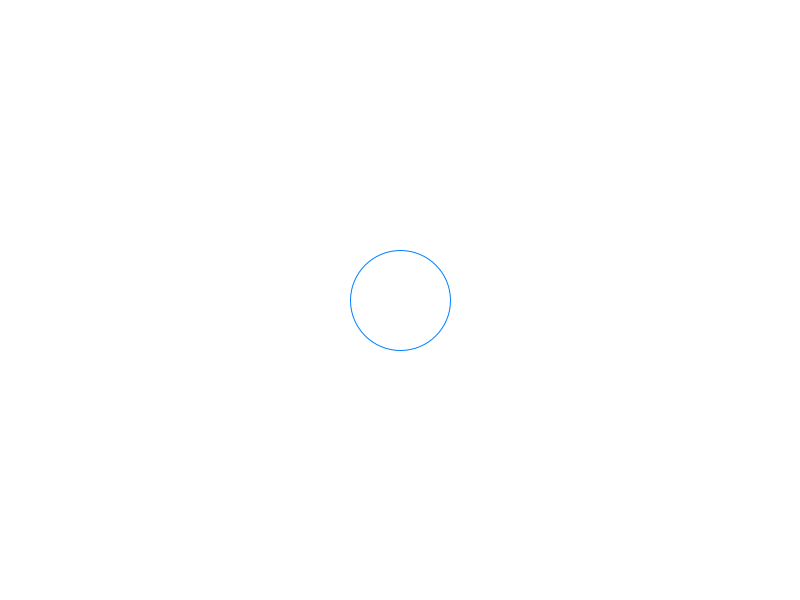
Frame 1 (no input)
Frame 60 (the mouse pressed at the canvas centre just before this capture): blank canvas, image omitted
Frame 120 (the mouse held since frame 60 and released just before this capture): blank canvas, image omitted

The Processing sketch that drew this single still picture (run headless with seeded random() and noise(); from frame 60 on, the mouse is pressed at the canvas centre):

// Processing sketch: ripple
// ── ripple.pde
int NUM;
Circle circle;
void setup() {
  size(800,600);
  frameRate(60);
  circle = new Circle();
}

int num = 120;
void draw() {
  background(255);
  stroke(0,127,255);
  fill(255,255,255,0);
  circle.draw();
}

class Circle {
  float diameter = 100;
  Circle() {}
  
  void draw() {
    if(diameter < 1000){
      ellipse(width/2,height/2,diameter,diameter);
      diameter += 20;
    }
  }
}
